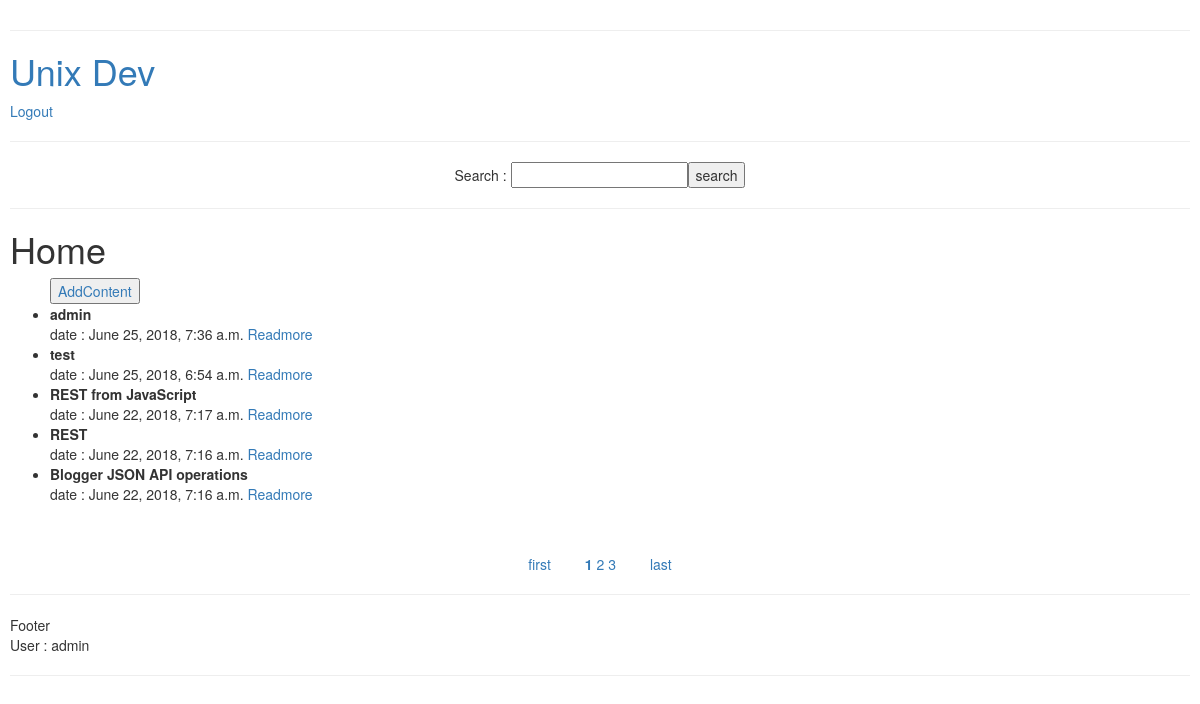
Page /blog/ (signed in) on the committed database.
### blog/models.py (models this page shows, shortened)
class Blog(models.Model):
    user = models.ForeignKey(User, on_delete=models.CASCADE, default=1)
    title = models.CharField(max_length=100)
    content = models.CharField(max_length=255)
    created_at = models.DateTimeField(auto_now_add=True)
    updated_at = models.DateTimeField(auto_now=True)

### blog/views.py (the view)
# urls.py: path('', views.index, name='index'),
def index(request):
    print('index')
    list_title = Blog.objects.order_by('-created_at')
    paginator = Paginator(list_title, 5)
    page = request.GET.get('page')
    blogs = paginator.get_page(page)
    return render(request, 'blog/index.html', {'list' : blogs, 'user' : { 'user_name': request.user ,'status_login': sessionResult(request)}})

### blog/views.py (called while the page is built)
def sessionResult(request):
    if request.session.keys():
        return True
    else:
        return False

### blog/templates/blog/index.html
{% extends 'base_layout.html' %}
{% block content %}
    <h1>Home</h1>
    {% if list %}
        <ul>
            {% if user.status_login %}
                <button><a href="{% url 'blog:addForm' %}">AddContent</a></button>
            {% endif %}
            {% for item in list %}
                <li style="font-weight: bold">{{item.title}}</li>date : {{item.created_at}} <a href="{% url 'blog:detail' item.id %}">Readmore</a>
            {% endfor %}
        </ul>
        <br>
        <div class="pagination" style="text-align: center; display: block;">
            <a href="?page=1">first</a>
            <div style="display: inline; padding-left: 30px; padding-right: 30px">
                {% for i in list.paginator.page_range %}
                    {% if list.number == i %}
                        <strong><a href="?page={{i}}">{{i}}</a></strong>
                    {% else %}
                        <a href="?page={{i}}">{{i}}</a>
                    {% endif %}
                {% endfor %}
            </div>
            <a href="?page={{ list.paginator.num_pages }}">last</a>
        </div>
    {% else %}
        <p>This blog is Empty</p>
        <button><a href="{% url 'blog:addForm' %}">AddContent</a></button>
    {% endif %}
{% endblock %}

### account/templates/base_layout.html (shortened to what this page needs)
<!DOCTYPE html>
<html lang="en">
  <head>
    <link rel="stylesheet" href="https://maxcdn.bootstrapcdn.com/bootstrap/3.3.7/css/bootstrap.min.css">
  </head>
  <body>
      <div style="padding: 10px">
        <hr>
        <h1><a href="{% url 'blog:index' %}">Unix Dev</a></h1>
        {% if user.status_login %}
          <a href="{% url 'account:logout' %}">Logout</a>
        {% else %}
          <a href="{% url 'account:login' %}">Login</a>
          <a href="{% url 'account:register' %}">Register</a>
        {% endif %}
        <div align="center">
          <hr>
            <form action="{% url 'blog:search' %}" method="post">
                    Search : <input type="text" name="search"><input type="submit" value="search">
            </form>
          <hr>
        </div>
        <div class="wrapper">
            {% block content %}
            {% endblock %}
        </div>
        <hr>
        Footer
        {% if user.status_login %}
          <p>User : {{user.user_name}}<p>
        {% endif %}
        <hr>
    </div>
  </body>
</html>

### rows in the picture
Blog: title "admin", created_at "June 25, 2018, 7:36 a.m."
Blog: title "test", created_at "June 25, 2018, 6:54 a.m."
Blog: title "REST from JavaScript", created_at "June 22, 2018, 7:17 a.m."
Blog: title "REST", created_at "June 22, 2018, 7:16 a.m."
Blog: title "Blogger JSON API operations", created_at "June 22, 2018, 7:16 a.m."

### other values in the picture
{{ i }} "1"
{{ i }} "2" "3"
{{ user.user_name }} "admin"
